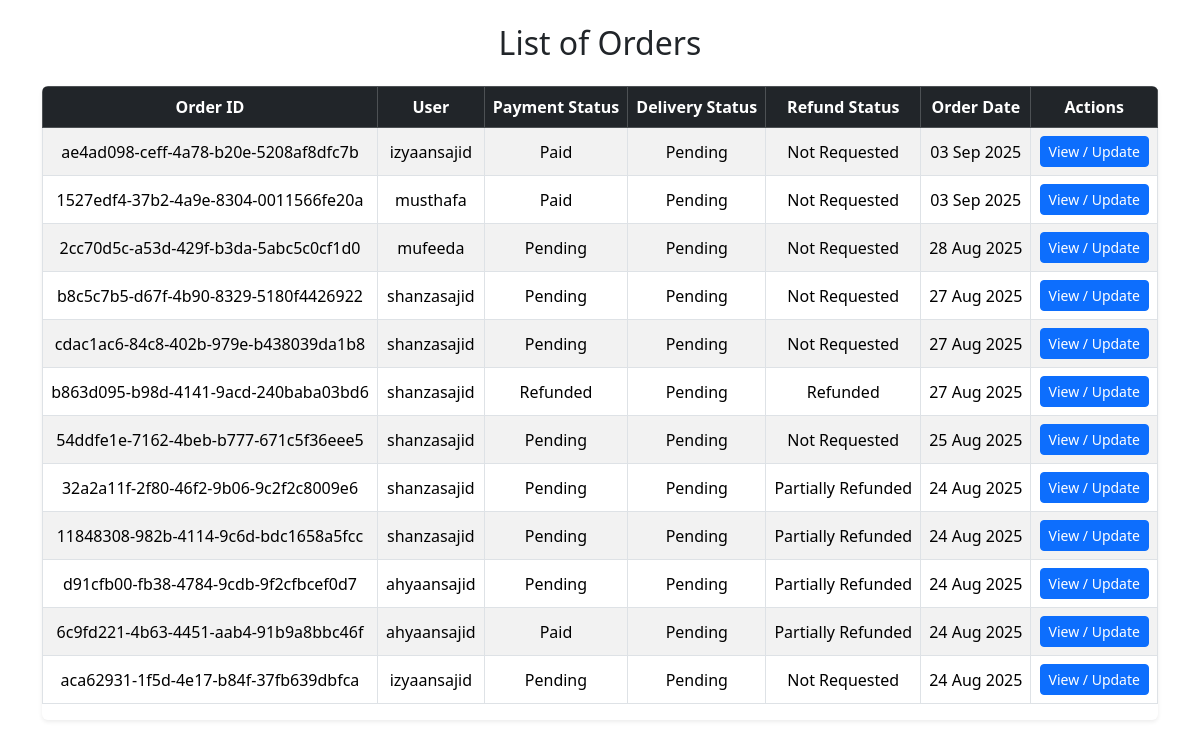
/staff_dashboard/order_list/ (signed in), run on the app's committed database.
### order_app/models.py (models this page shows, shortened)
class Order(models.Model):
    order_id = models.CharField(
        primary_key=True, max_length=50, default=uuid.uuid4, editable=False
    )
    user = models.ForeignKey(User, on_delete=models.CASCADE)
    address = models.ForeignKey('cart_app.Address', on_delete=models.CASCADE)
    total_quantity = models.IntegerField(default=0)
    order_amount = models.DecimalField(max_digits=10, decimal_places=2)
    order_savings = models.DecimalField(max_digits=10, decimal_places=2)
    delivery_charge = models.DecimalField(max_digits=10, decimal_places=2)
    platform_fee = models.DecimalField(max_digits=10, decimal_places=2)
    total_amount = models.DecimalField(max_digits=10, decimal_places=2)
    PAYMENT_METHOD_CHOICES = [
        ('Cash on Delivery', 'Cash on Delivery'),
        ('NetBanking', 'NetBanking'),
        ('UPI Payment', 'UPI Payment'),
        ('Wallet','Wallet')
    ]
    payment_method = models.CharField(max_length=30, choices=PAYMENT_METHOD_CHOICES)
    PAYMENT_STATUS_CHOICES = [
        ('Paid', 'Paid'),
        ('Pending', 'Pending'),
        ('Refund Requested', 'Refund Requested'),
        ('Partially Refunded', 'Partially Refunded'),
        ('Refunded', 'Refunded'),
        ('Cancelled', 'Cancelled'), # For COD orders
    ]
    payment_status = models.CharField(max_length=25, choices=PAYMENT_STATUS_CHOICES, default='Pending')
    DELIVERY_STATUS_CHOICES = [
        ('Pending', 'Pending'),
        ('Shipped', 'Shipped'),
        ('Delivered', 'Delivered'),
        ('Cancelled', 'Cancelled'),
        ('Cancellation Requested', 'Cancellation Requested'),
        ('Return Requested', 'Return Requested'),
        ('Returned','Returned'),
    ]
    delivery_status = models.CharField(max_length=25, choices=DELIVERY_STATUS_CHOICES, default='Pending')
    REFUND_STATUS_CHOICES = [
        ('Not Requested', 'Not Requested'),
        ('Pending', 'Pending'),
        ('Completed', 'Completed'),
    ]
    refund_status = models.CharField(max_length=20, choices=REFUND_STATUS_CHOICES, default='Not Requested')
    refund_amount = models.DecimalField(max_digits=10, decimal_places=2, default=0.00)
    order_date = models.DateField(auto_now_add=True)

### staff_dashboard/views.py (the view)
# urls.py: path('order_list/', views.order_list, name='staff_order_list'),
@login_required
def order_list(request):
    if not (request.user.is_staff or request.user.is_superuser):
        return HttpResponseForbidden("Not authorized")
    orders = Order.objects.all().order_by("-order_date")
    query = request.GET.get("q")
    status_filter = request.GET.get("status")
    if query:
        orders = orders.filter(Q(user__username__icontains=query) | Q(order_id__icontains=query))
    if status_filter:
        orders = orders.filter(delivery_status=status_filter)
    return render(request, "staff_dashboard/order_list.html", {"orders": orders})

### sub_category_app/context_processors.py (called while the page is built)
def all_subcategories(request):
    return {
        'all_subcategories': Sub_category.objects.all()
    }

### templates/staff_dashboard/order_list.html (shortened to what this page needs)
{% extends 'admin/admin_extend.html' %}
{% load static %}
{% block 'content' %}
<div class="container mt-4">
    <h2 class="text-center mb-4">List of Orders</h2>
    <div class="table-responsive shadow-sm rounded">
        <table class="table table-striped table-bordered text-center align-middle">
            <thead class="table-dark">
                <tr>
                    <th>Order ID</th>
                    <th>User</th>
                    <th>Payment Status</th>
                    <th>Delivery Status</th>
                    <th>Refund Status</th>
                    <th>Order Date</th>
                    <th>Actions</th>
                </tr>
            </thead>
            <tbody>
                {% for order in orders %}
                <tr>
                    <td>{{ order.order_id }}</td>
                    <td>{{ order.user.username }}</td>
                    <td>{{ order.payment_status }}</td>
                    <td>{{ order.delivery_status }}</td>
                    <td>{{ order.refund_status }}</td>
                    <td>{{ order.order_date|date:"d M Y" }}</td>
                    <td>
                        <a href="{% url 'staff_order_detail' order.order_id %}" class="btn btn-sm btn-primary">View / Update</a>
                    </td>
                </tr>
                {% empty %}
                <tr>
                    <td colspan="7" class="text-muted">No orders found.</td>
                </tr>
                {% endfor %}
            </tbody>
        </table>
    </div>
</div>
{% endblock %}

### data on the page
Order: order_id "ae4ad098-ceff-4a78-b20e-5208af8dfc7b", user.username "izyaansajid", payment_status "Paid", delivery_status "Pending", refund_status "Not Requested", order_date "03 Sep 2025"
Order: order_id "1527edf4-37b2-4a9e-8304-0011566fe20a", user.username "musthafa", payment_status "Paid", delivery_status "Pending", refund_status "Not Requested", order_date "03 Sep 2025"
Order: order_id "2cc70d5c-a53d-429f-b3da-5abc5c0cf1d0", user.username "mufeeda", payment_status "Pending", delivery_status "Pending", refund_status "Not Requested", order_date "28 Aug 2025"
Order: order_id "b8c5c7b5-d67f-4b90-8329-5180f4426922", user.username "shanzasajid", payment_status "Pending", delivery_status "Pending", refund_status "Not Requested", order_date "27 Aug 2025"
Order: order_id "cdac1ac6-84c8-402b-979e-b438039da1b8", user.username "shanzasajid", payment_status "Pending", delivery_status "Pending", refund_status "Not Requested", order_date "27 Aug 2025"
Order: order_id "b863d095-b98d-4141-9acd-240baba03bd6", user.username "shanzasajid", payment_status "Refunded", delivery_status "Pending", refund_status "Refunded", order_date "27 Aug 2025"
Order: order_id "54ddfe1e-7162-4beb-b777-671c5f36eee5", user.username "shanzasajid", payment_status "Pending", delivery_status "Pending", refund_status "Not Requested", order_date "25 Aug 2025"
Order: order_id "32a2a11f-2f80-46f2-9b06-9c2f2c8009e6", user.username "shanzasajid", payment_status "Pending", delivery_status "Pending", refund_status "Partially Refunded", order_date "24 Aug 2025"
Order: order_id "11848308-982b-4114-9c6d-bdc1658a5fcc", user.username "shanzasajid", payment_status "Pending", delivery_status "Pending", refund_status "Partially Refunded", order_date "24 Aug 2025"
Order: order_id "d91cfb00-fb38-4784-9cdb-9f2cfbcef0d7", user.username "ahyaansajid", payment_status "Pending", delivery_status "Pending", refund_status "Partially Refunded", order_date "24 Aug 2025"
Order: order_id "6c9fd221-4b63-4451-aab4-91b9a8bbc46f", user.username "ahyaansajid", payment_status "Paid", delivery_status "Pending", refund_status "Partially Refunded", order_date "24 Aug 2025"
Order: order_id "aca62931-1f5d-4e17-b84f-37fb639dbfca", user.username "izyaansajid", payment_status "Pending", delivery_status "Pending", refund_status "Not Requested", order_date "24 Aug 2025"
